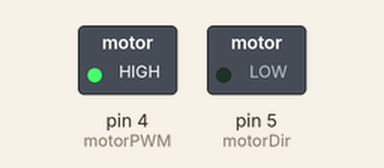
A sketch run on a simulated Arduino Uno, built with avr-gcc and run on an emulated ATmega328P. On the bench: switched loads named in the sketch (green lamp = pin HIGH). What the sketch prints to the serial monitor is not drawn.

Above: at 0.1 s.
Timing chart, 0 to 1.6 s (numbered marks = the images above):
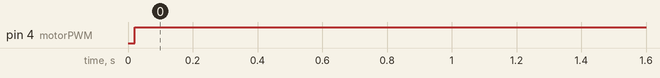

Measured:
- by itself, pin 4 (motorPWM): LOW → HIGH at 0.02 s

The sketch:

control.ino
```cpp
// ==========================================
// SMART DC MOTOR CONTROLLER SCRIPT (DYNAMIC MODE SWITCHING)
// ==========================================

const int motorPWM = 4;
const int motorDir = 5;
const int encA = 18;
const int encB = 19;

volatile long encoderPos = 0;
long previousPos = 0;
unsigned long previousTime = 0;
const float PPR = 2150.0;

const float Ts = 0.1;
const unsigned long Ts_ms = 20;

// --- ACTIVE CONTROLLER PARAMETERS ---
float Kp = 0.0;
float Ti = 1.0;
float Tt = 1.0;
float filterTau = 1.0;
bool usePrefilter = false;
bool useHinf = false;

// --- H-INFINITY MATRICES ---
float A[3][3] = { {9.996e-01, 0.0, 0.0}, {0.0, 5.0e-01, 2.552e-01}, {5.328e+08, -3.001e+08, -2.172e+07} };
float B[3] = { 0.02, 0.0, 0.0 };
float C[3] = { 2.664e+10, -1.500e+10, -1.086e+09 };
float D = 0.0;

// --- STATE VARIABLES ---
float I_old = 0.0;
float u_k = 0.0;
float u_sat = 0.0;
float x[3] = {0.0, 0.0, 0.0};
float x_new[3] = {0.0, 0.0, 0.0};

// --- REFERENCE VARIABLES ---
float targetRPM_raw = 20.0;
float targetRPM_filtered = 20.0;
float currentRPM_filtered = 0.0;
const float rpmFilterTau = 0.20;

void setup() {
  Serial.begin(9600);
  pinMode(motorPWM, OUTPUT);
  pinMode(motorDir, OUTPUT);
  pinMode(encA, INPUT_PULLUP);
  pinMode(encB, INPUT_PULLUP);
  attachInterrupt(digitalPinToInterrupt(encA), readEncoder, RISING);

  setControllerMode(3); // Default to 2-DoF at startup
}

void loop() {
  // 1. DYNAMIC SERIAL COMMAND PARSER
  if (Serial.available() > 0) {
    String msg = Serial.readStringUntil('\n');
    msg.trim();

    if (msg.startsWith("M")) {
      int mode = msg.substring(1).toInt();
      setControllerMode(mode);
    }
    else if (msg.startsWith("T")) {
      float newTarget = msg.substring(1).toFloat();
      if (newTarget > 0) targetRPM_raw = newTarget;
    }
  }

  unsigned long currentMillis = millis();

  // 2. CONTROL LOOP
  if (currentMillis - previousTime >= Ts_ms) {

    if (usePrefilter && !useHinf) {
      float alpha = Ts / (Ts + filterTau);
      targetRPM_filtered = (1.0 - alpha) * targetRPM_filtered + alpha * targetRPM_raw;
    } else {
      targetRPM_filtered = targetRPM_raw;
    }

    long currentPos = encoderPos;
    long dPos = currentPos - previousPos;
    float currentRPM = ((float)dPos / PPR) * (60000.0 / Ts_ms);

    float alpha_rpm = Ts / (Ts + rpmFilterTau);
    currentRPM_filtered = (1.0 - alpha_rpm) * currentRPM_filtered + alpha_rpm * currentRPM;

    float e_k = targetRPM_filtered - currentRPM;

    if (useHinf) {
      u_k = (C[0]*x[0] + C[1]*x[1] + C[2]*x[2]) + D * e_k;
    } else {
      float P_k = Kp * e_k;
      u_k = P_k + I_old;
    }

    if (u_k > 255.0) u_sat = 255.0;
    else if (u_k < -255.0) u_sat = -255.0;
    else u_sat = u_k;

    if (u_sat >= 0) {
      digitalWrite(motorDir, LOW);
      analogWrite(motorPWM, (int)u_sat);
    } else {
      digitalWrite(motorDir, HIGH);
      analogWrite(motorPWM, (int)(-u_sat));
    }

    if (useHinf) {
      x_new[0] = (A[0][0]*x[0] + A[0][1]*x[1] + A[0][2]*x[2]) + B[0] * e_k;
      x_new[1] = (A[1][0]*x[0] + A[1][1]*x[1] + A[1][2]*x[2]) + B[1] * e_k;
      x_new[2] = (A[2][0]*x[0] + A[2][1]*x[1] + A[2][2]*x[2]) + B[2] * e_k;
      x[0] = x_new[0]; x[1] = x_new[1]; x[2] = x_new[2];
    } else {
      float I_new = I_old + (Kp * Ts / Ti) * e_k + (Ts / Tt) * (u_sat - u_k);
      I_old = I_new;
    }

    Serial.print("Target:"); Serial.print(targetRPM_filtered); Serial.print(",");
    Serial.print("Filtered_RPM:"); Serial.print(currentRPM_filtered); Serial.print(",");
    Serial.print("PWM:"); Serial.println(u_sat);

    previousTime = currentMillis;
    previousPos = currentPos;
  }
}

// 3. FUNCTION TO SWITCH CONTROLLERS DYNAMICALLY
void setControllerMode(int mode) {
  // Reset integrators and states to avoid jumps
  I_old = 0.0;
  for(int i=0; i<3; i++) x[i] = 0.0;

  useHinf = false;
  usePrefilter = false;

  switch(mode) {
    case 1: // INVERSE BASED
      Kp = 7.84; Ti = 0.500; Tt = 0.500;
      break;
    case 2: // LOOP SHAPING
      Kp = 8.00; Ti = 0.228; Tt = 0.228;
      break;
    case 3: // 2-DoF
      Kp = 8.00; Ti = 0.228; Tt = 0.228;
      usePrefilter = true; filterTau = 0.228;
      break;
    case 4: // H-INFINITY
      useHinf = true;
      break;
    default:
      break;
  }
}

void readEncoder() {
  if (digitalRead(encB) == HIGH) encoderPos++;
  else encoderPos--;
}
```
